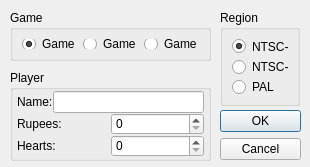
<?xml version="1.0" encoding="UTF-8"?>
<ui version="4.0">
 <class>NewGameDialog</class>
 <widget class="QDialog" name="NewGameDialog">
  <property name="geometry">
   <rect>
    <x>0</x>
    <y>0</y>
    <width>310</width>
    <height>167</height>
   </rect>
  </property>
  <property name="sizePolicy">
   <sizepolicy hsizetype="Fixed" vsizetype="Fixed">
    <horstretch>0</horstretch>
    <verstretch>0</verstretch>
   </sizepolicy>
  </property>
  <property name="minimumSize">
   <size>
    <width>310</width>
    <height>167</height>
   </size>
  </property>
  <property name="maximumSize">
   <size>
    <width>310</width>
    <height>167</height>
   </size>
  </property>
  <property name="windowTitle">
   <string>Dialog</string>
  </property>
  <widget class="QDialogButtonBox" name="buttonBox">
   <property name="geometry">
    <rect>
     <x>220</x>
     <y>110</y>
     <width>81</width>
     <height>51</height>
    </rect>
   </property>
   <property name="orientation">
    <enum>Qt::Vertical</enum>
   </property>
   <property name="standardButtons">
    <set>QDialogButtonBox::Cancel|QDialogButtonBox::Ok</set>
   </property>
  </widget>
  <widget class="QGroupBox" name="groupBox">
   <property name="geometry">
    <rect>
     <x>220</x>
     <y>10</y>
     <width>80</width>
     <height>96</height>
    </rect>
   </property>
   <property name="title">
    <string>Region</string>
   </property>
   <layout class="QVBoxLayout" name="verticalLayout">
    <item>
     <widget class="QRadioButton" name="ntscURadioBtn">
      <property name="text">
       <string>NTSC-U</string>
      </property>
      <property name="checked">
       <bool>true</bool>
      </property>
     </widget>
    </item>
    <item>
     <widget class="QRadioButton" name="ntscJRadioBtn">
      <property name="text">
       <string>NTSC-J</string>
      </property>
     </widget>
    </item>
    <item>
     <widget class="QRadioButton" name="palRadioBtn">
      <property name="text">
       <string>PAL</string>
      </property>
     </widget>
    </item>
   </layout>
  </widget>
  <widget class="QGroupBox" name="groupBox_2">
   <property name="geometry">
    <rect>
     <x>10</x>
     <y>10</y>
     <width>201</width>
     <height>51</height>
    </rect>
   </property>
   <property name="title">
    <string>Game</string>
   </property>
   <layout class="QHBoxLayout" name="horizontalLayout">
    <item>
     <widget class="QRadioButton" name="game1RadioBtn">
      <property name="text">
       <string>Game 1</string>
      </property>
      <property name="checked">
       <bool>true</bool>
      </property>
     </widget>
    </item>
    <item>
     <widget class="QRadioButton" name="game2RadioBtn">
      <property name="text">
       <string>Game 2</string>
      </property>
     </widget>
    </item>
    <item>
     <widget class="QRadioButton" name="game3RadioBtn">
      <property name="text">
       <string>Game 3</string>
      </property>
     </widget>
    </item>
   </layout>
  </widget>
  <widget class="QGroupBox" name="groupBox_3">
   <property name="geometry">
    <rect>
     <x>10</x>
     <y>70</y>
     <width>201</width>
     <height>91</height>
    </rect>
   </property>
   <property name="sizePolicy">
    <sizepolicy hsizetype="Fixed" vsizetype="Fixed">
     <horstretch>0</horstretch>
     <verstretch>0</verstretch>
    </sizepolicy>
   </property>
   <property name="title">
    <string>Player</string>
   </property>
   <layout class="QVBoxLayout" name="verticalLayout_2">
    <property name="spacing">
     <number>0</number>
    </property>
    <property name="leftMargin">
     <number>4</number>
    </property>
    <property name="topMargin">
     <number>1</number>
    </property>
    <property name="rightMargin">
     <number>4</number>
    </property>
    <property name="bottomMargin">
     <number>1</number>
    </property>
    <item>
     <layout class="QHBoxLayout" name="horizontalLayout_3">
      <item>
       <widget class="QLabel" name="label">
        <property name="text">
         <string>Name:</string>
        </property>
       </widget>
      </item>
      <item>
       <widget class="QLineEdit" name="nameLineEdit">
        <property name="maxLength">
         <number>12</number>
        </property>
       </widget>
      </item>
     </layout>
    </item>
    <item>
     <layout class="QHBoxLayout" name="horizontalLayout_2">
      <item>
       <widget class="QLabel" name="label_2">
        <property name="text">
         <string>Rupees:</string>
        </property>
       </widget>
      </item>
      <item>
       <widget class="QSpinBox" name="rupeeSpinBox">
        <property name="maximum">
         <number>99999</number>
        </property>
       </widget>
      </item>
     </layout>
    </item>
    <item>
     <layout class="QHBoxLayout" name="horizontalLayout_4">
      <item>
       <widget class="QLabel" name="label_3">
        <property name="text">
         <string>Hearts:</string>
        </property>
       </widget>
      </item>
      <item>
       <widget class="QSpinBox" name="hpSpinBox">
        <property name="maximum">
         <number>80</number>
        </property>
       </widget>
      </item>
     </layout>
    </item>
   </layout>
  </widget>
 </widget>
 <resources/>
 <connections>
  <connection>
   <sender>buttonBox</sender>
   <signal>accepted()</signal>
   <receiver>NewGameDialog</receiver>
   <slot>accept()</slot>
   <hints>
    <hint type="sourcelabel">
     <x>248</x>
     <y>254</y>
    </hint>
    <hint type="destinationlabel">
     <x>157</x>
     <y>274</y>
    </hint>
   </hints>
  </connection>
  <connection>
   <sender>buttonBox</sender>
   <signal>rejected()</signal>
   <receiver>NewGameDialog</receiver>
   <slot>reject()</slot>
   <hints>
    <hint type="sourcelabel">
     <x>316</x>
     <y>260</y>
    </hint>
    <hint type="destinationlabel">
     <x>286</x>
     <y>274</y>
    </hint>
   </hints>
  </connection>
 </connections>
</ui>
